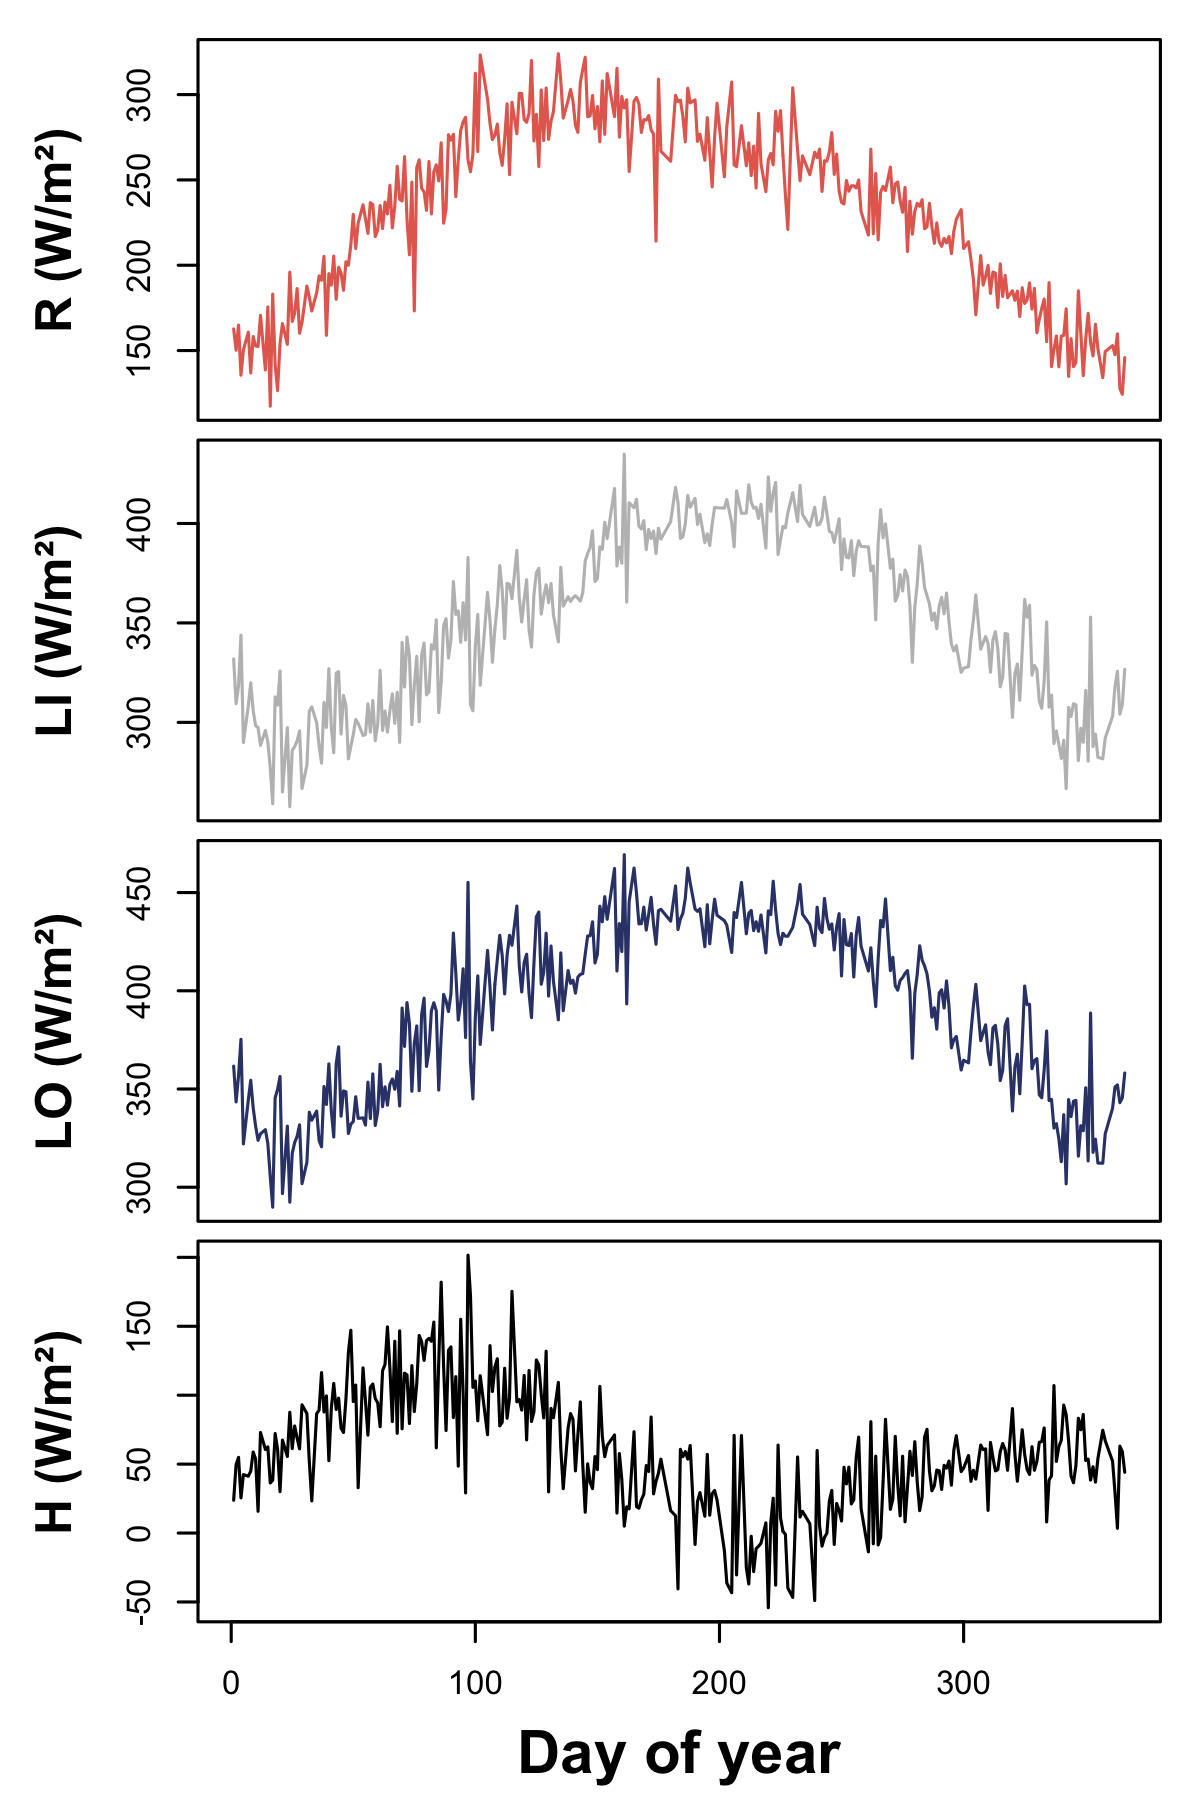

Recreate this plot in R.
source('~/Projects/procVisData/dataViz.R')

fluxes <- c('Net solar (W/m²)',
            'Incoming thermal (W/m²)',
            'Outgoing thermal (W/m²)',
            'Sensible heat (W/m²)')
fluxes <- c('R (W/m²)',
            'LI (W/m²)',
            'LO (W/m²)',
            'H (W/m²)')

DT <- cbind(perSiteModel$Data[, .(Site, Year, DOY, LST, TA, RS, ET)],
            as.data.table(perSiteModel$DT[c("H", "LE", "Snet", "THi", "THo")]))
DT[, Time:=Year+DOY/365]
DT[, table(Site)]


cols <- c('#e56c5f','grey','#354378', 'black')

png('figure/etFlux.Fig.Fluxes.png', width = 4, height = 6, units = 'in', res = 300)
par(mfrow=c(4,1), mar=c(.5,0,0,0), oma=c(4,5,1,1), xaxt='n')
DT[Site=='NC2', .(Snet = mean(`Snet.50%`)), DOY][order(DOY),plot(DOY, Snet, type = 'l',col=cols[1])]
mtext(fluxes[1], side = 2, line = 3, cex = 1, font = 2, adj = 0.5)
DT[Site=='NC2', .(THin = mean(`THi.50%`)), DOY][order(DOY),plot(DOY, THin, type = 'l',col=cols[2])]
mtext(fluxes[2], side = 2, line = 3, cex = 1, font = 2, adj = 0.5)
DT[Site=='NC2', .(THout = -mean(`THo.50%`)), DOY][order(DOY),plot(DOY, THout, type = 'l',col=cols[3])]
mtext(fluxes[3], side = 2, line = 3, cex = 1, font = 2, adj = 0.5)
par(xaxt='s')
DT[Site=='NC2', .(H = -mean(`H.50%`)), DOY][order(DOY),plot(DOY, H, type = 'l',col=cols[4])]
mtext(fluxes[4], side = 2, line = 3, cex = 1, font = 2, adj = 0.5)
mtext('Day of year', side = 1, line = 3, cex = 1.2, font = 2)
dev.off()

png('figure/etFlux.Fig.Fluxes.Box.png', width = 6, height = 4, units = 'in', res = 300)
par(mar=c(0,0,0,0), oma=c(4,4,1,1))
boxplot(abs(sapply(genModel$Samples[c("H", "Snet", "THi", "THo")], rowMeans)), outline=F, horizontal=T, col='#bbbbbb', names=NA)
#c('Sensible heat (H)','Net solar (Snet)','Incoming thermal (THi)','Outgoing thermal (THo)'
mtext(text =  c("H", "R", "LI", "LO"),
      side = 1, at = -70, xpd=T, line = -2.7-seq(0,10.5, length.out = 4), adj=0, font=2, cex=1.7)
mtext('Energy flux (W/m²)', font = 2, cex=1.4, line = 2.5, side = 1)
dev.off()


